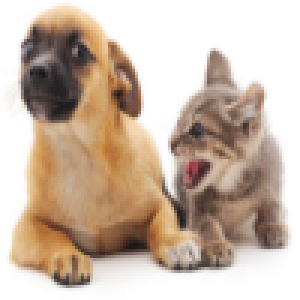
#> input picture 林同學作業/cat_dog_001.png, 100 x 100 px (shown 3 times larger)
$ python A4_test_002_1.py
#> lines starting #> are read from the running program, lines starting #| are printed output that depends on the picture; long printed decimals are rounded
import numpy as np
import matplotlib.image as img
import matplotlib.pyplot as plt
import scipy.sparse as sp
import scipy.sparse.linalg as spla
import math
from sklearn.cluster import KMeans

def searchSimilarity(img):

    # get the width (w), height (h), and # of colors (c) from the image
    [h, w, c] = np.array(img).shape

    N = w*h

    # those lists will be used to store a sparse matrix S
    li = []
    lj = []
    lv = []
    deg = np.zeros(N)
    mean = 0
    std = 0

    # Here we use a vector to represent an image.
    # Each pixel is an element, so the vector length l = w*h.
    # We will use the row major to define the index of each pixel.

    # We need to compute the "similarity" among pixels,
    # and store them in a matrix S, whose size is l*l.
    # But only adjacent pixels are considered to have "location similarity".
    # So the matrix is highly "sparse", which means it has many zeros.

    # Therefore, we will use the sparse matrix format to store S.
    # The format we used is called "COOrdinate" (COO), which stores
    # each nonzero element by (i, j, v), the index (i,j) and the value v.
    #

    #---------------------------------------------------------
    def computeSim(i1, j1, i2, j2):
        # v1 and v2 are vectors of size = 3.
        d = img[i1, j1, :]-img[i2, j2, :]
        v = np.linalg.norm(d)
        return v

    def insert(i, j , v):
        # insert the index (i,j) (j,i) and the value v to the matrix
        nonlocal mean, std
        li.append(i)
        lj.append(j)
        lv.append(v)
        li.append(j)
        lj.append(i)
        lv.append(v)
        mean = mean + v
        std = std + v*v

    #---------------------------------------------------------
    for h_idx in range(h):
        for w_idx in range(w):
            i = h_idx*h + w_idx  # source
            # down
            if (h_idx<h-1):
                j = i + w      # destination
                v = computeSim(h_idx, w_idx, h_idx+1, w_idx)
                insert(i, j, v)

            # right
            if (w_idx < w-1):
                j = i + 1      # destination
                v = computeSim(h_idx, w_idx, h_idx, w_idx+1)
                insert(i, j, v)

    # construct the sparse matrix
    sz = len(li)
    mean = mean / sz
    std = math.sqrt(std/sz - mean*mean)
    print(mean, std)

    for i in range(sz):
        lv[i] = -math.exp(-lv[i]*2/std)
        deg[li[i]] = deg[li[i]] - lv[i]

    for i in range(N):
        li.append(i)
        lj.append(i)
        lv.append(1)
        deg[i] = math.sqrt(deg[i])

    for i in range(sz):
        lv[i] = lv[i]/deg[li[i]]/deg[lj[i]]

    L = sp.coo_matrix((lv, (li,lj)), shape=(N, N))

    return L, w, h

# -------- spectral clustering ------------------
def SpectralClustering(image, nCluster):
    ''' the returned values of searchSimilarity are
        L: Laplacian matrix in the COO format
        w, h: the width and height of the image
    '''
    L, w, h = searchSimilarity(image)

	# call scipy.sparse.linalg.eigs to get the smallest eigenvalues
	# and its corresponding eigenvectors
    vals, vecs = sp.linalg.eigs(L, which='SM', k=6)

	# use the values in eigenvectors as features and call K-means to
	# cluster pixels
    clf = KMeans(n_clusters=nCluster)
    clf.fit(vecs.astype(float))
    img_labels = np.reshape(clf.labels_, (w, h))
    return img_labels

# -------- Kmeans Clustering --------------------
def KMeansClustering(image, nCluster):
    ''' Use RGB values as features to cluster objects.
    '''
    [h, w, c] = np.array(image).shape
    N = w*h
    img = np.reshape(image, (N, c))

    clf = KMeans(n_clusters=nCluster)
    clf.fit(img)
    img_labels = np.reshape(clf.labels_, (h, w))
    return img_labels

# -------- main program -------------------------
image = img.imread('cat_dog_001.png')
#> image is the input picture: shape (100, 100, 4) float32; mean R, G, B, A 0.792, 0.72, 0.659, 1

nCluster = 5

img1 = KMeansClustering(image, nCluster)
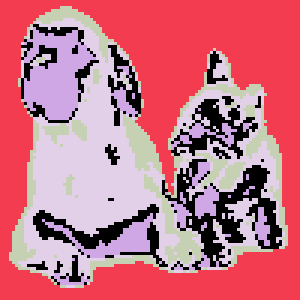
#> img1: shape (100, 100) int32 (shown 3 times larger); 5 distinct labels, from 0 to 4; one colour per label, 0 black
img2 = SpectralClustering(image, nCluster)
#| 0.03068 0.07461
#> in SpectralClustering, `img_labels = np.reshape(clf.labels_, (w, h))`:
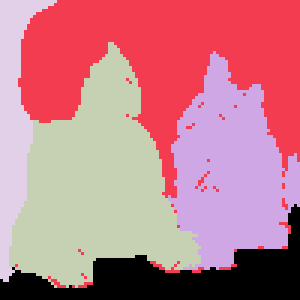
#> img_labels: shape (100, 100) int32 (shown 3 times larger); 5 distinct labels, from 0 to 4; one colour per label, 0 black

#--------SpectralClustering better than RGB KMeans---------------
plt.figure(1)
plt.subplot(121)
plt.imshow(img1)
plt.title('RGB KMeans')
plt.subplot(122)
plt.imshow(img2)
plt.title('SpectralClustering KMeans')
plt.show()
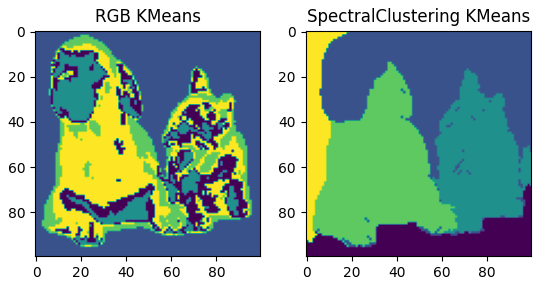
#> figure drawn by matplotlib, 2 panels
#----------------------------------------------------------------

$ run again, with 林同學作業/cat_dog_002.png copied over 林同學作業/cat_dog_001.png
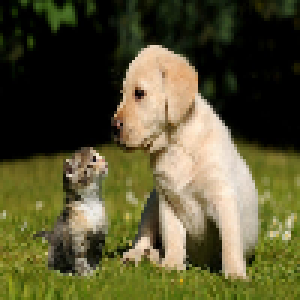
#> input picture 林同學作業/cat_dog_002.png, 100 x 100 px (shown 3 times larger)
#> image is the input picture: shape (100, 100, 4) float32; mean R, G, B, A 0.344, 0.331, 0.199, 1
#> img1: shape (100, 100) int32; 5 distinct labels, from 0 to 4
#| 0.04199 0.1031
#> in SpectralClustering, `img_labels = np.reshape(clf.labels_, (w, h))`:
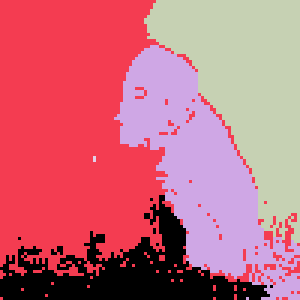
#> img_labels: shape (100, 100) int32 (shown 3 times larger); 5 distinct labels, from 0 to 4; one colour per label, 0 black
#> `plt.show()`:
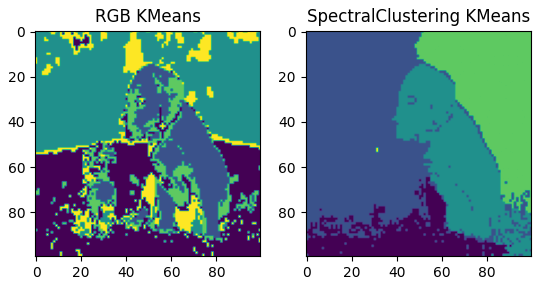
#> figure drawn by matplotlib, 2 panels
